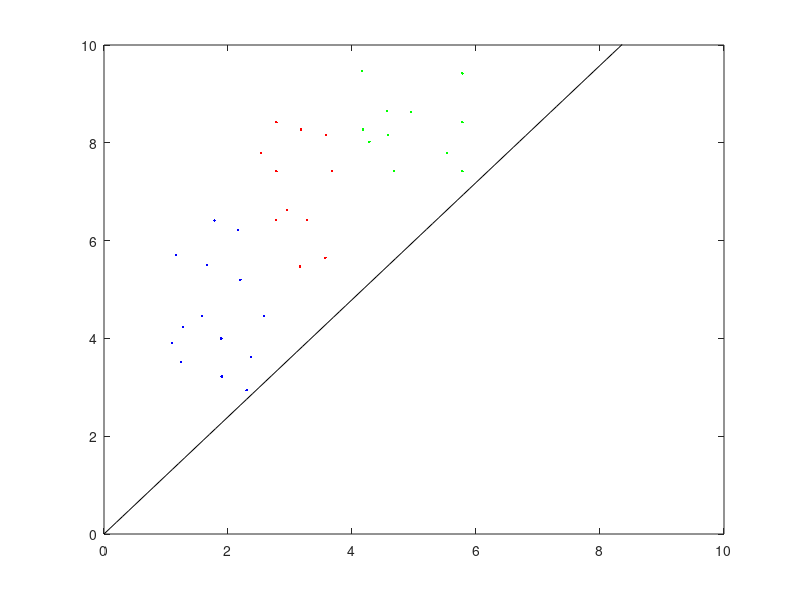

Recreate this plot in MATLAB. (Note: this script raises an error after producing the figure.)
blue = load("ex3Data/ex3blue.dat");
red = load("ex3Data/ex3red.dat");
green = load("ex3Data/ex3green.dat");

plot(blue(:, 1), blue(:, 2), 'b.');
hold on;
plot(red(:, 1), red(:, 2), 'r.');
plot(green(:, 1), green(:, 2), 'g.');

axis([0, 10, 0, 10]);

mu_blue = mean(blue)';
mu_red = mean(red)';
mu_green = mean(green)';

mu = (sum(blue) + sum(red) + sum(green)) / (size(blue, 1) + size(red, 1) + size(green, 1));
mu = mu';

S_b = size(blue, 1) * (mu_blue - mu) * (mu_blue - mu)' + size(red, 1) * (mu_red - mu) * (mu_red - mu)' + size(green, 1) * (mu_green - mu) * (mu_green - mu)';

S_w = zeros(2, 2);
for i = 1 : size(blue, 1)
    S_w = S_w + (blue(i, :) - mu_blue) * (blue(i, :) - mu_blue)';
end
for i = 1 : size(red, 1)
    S_w = S_w + (red(i, :) - mu_red) * (red(i, :) - mu_red)';
end
for i = 1 : size(green, 1)
    S_w = S_w + (green(i, :) - mu_green) * (green(i, :) - mu_green)';
end

S = S_w \ S_b;
[V, D] = eig(S);
[mx, i] = max(diag(D));
theta = V(:, i);

xs = 0 : 0.1 : 10;
ys = theta(2) / theta(1) * xs;
plot(xs, ys, 'k-');

for i = 1 : size(blue, 1)
    p = projects(theta, blue(i, :)');
    line([blue(i, 1), p(1)], [blue(i, 2), p(2)], 'LineStyle', '--', 'Color', 'k', 'LineWidth', 0.5);
    plot(p(1), p(2), 'b*');
end

for i = 1 : size(red, 1)
    p = projects(theta, red(i, :)');
    line([red(i, 1), p(1)], [red(i, 2), p(2)], 'LineStyle', '--', 'Color', 'k', 'LineWidth', 0.5);
    plot(p(1), p(2), 'r.');
end

for i = 1 : size(green, 1)
    p = projects(theta, green(i, :)');
    line([green(i, 1), p(1)], [green(i, 2), p(2)], 'LineStyle', '--', 'Color', 'k', 'LineWidth', 0.5);
    plot(p(1), p(2), 'g.');
end

function pos = projects(line, point)
    t = (point' * line) / (line' * line);
    pos = t * line;
end